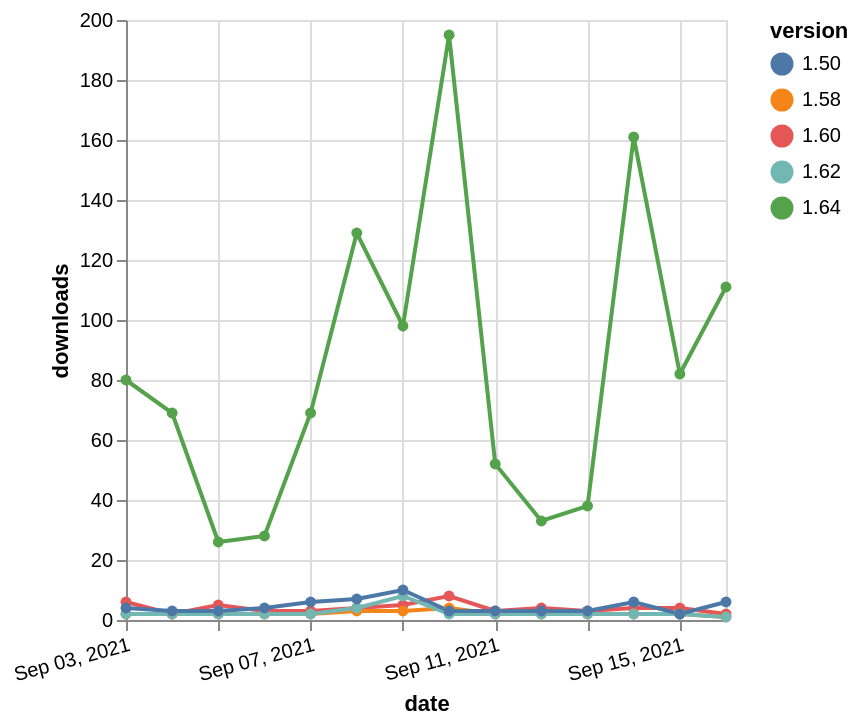

Here is the Vega-Lite specification saved for this chart:
### Vega-Lite specification from a JSON file in a GitHub repository (floating-point values rounded to 4 significant figures)
{"$schema": "https://vega.github.io/schema/vega-lite/v5.json", "description": "A simple bar chart with embedded data.", "data": {"values": [{"date": "2021-09-03", "total": 59801, "delta": 80, "version": "1.64"}, {"date": "2021-09-04", "total": 59870, "delta": 69, "version": "1.64"}, {"date": "2021-09-05", "total": 59896, "delta": 26, "version": "1.64"}, {"date": "2021-09-06", "total": 59924, "delta": 28, "version": "1.64"}, {"date": "2021-09-07", "total": 59993, "delta": 69, "version": "1.64"}, {"date": "2021-09-08", "total": 60122, "delta": 129, "version": "1.64"}, {"date": "2021-09-09", "total": 60220, "delta": 98, "version": "1.64"}, {"date": "2021-09-10", "total": 60415, "delta": 195, "version": "1.64"}, {"date": "2021-09-11", "total": 60467, "delta": 52, "version": "1.64"}, {"date": "2021-09-12", "total": 60500, "delta": 33, "version": "1.64"}, {"date": "2021-09-13", "total": 60538, "delta": 38, "version": "1.64"}, {"date": "2021-09-14", "total": 60699, "delta": 161, "version": "1.64"}, {"date": "2021-09-15", "total": 60781, "delta": 82, "version": "1.64"}, {"date": "2021-09-16", "total": 60892, "delta": 111, "version": "1.64"}, {"date": "2021-09-03", "total": 12814, "delta": 6, "version": "1.60"}, {"date": "2021-09-04", "total": 12816, "delta": 2, "version": "1.60"}, {"date": "2021-09-05", "total": 12821, "delta": 5, "version": "1.60"}, {"date": "2021-09-06", "total": 12824, "delta": 3, "version": "1.60"}, {"date": "2021-09-07", "total": 12827, "delta": 3, "version": "1.60"}, {"date": "2021-09-08", "total": 12831, "delta": 4, "version": "1.60"}, {"date": "2021-09-09", "total": 12836, "delta": 5, "version": "1.60"}, {"date": "2021-09-10", "total": 12844, "delta": 8, "version": "1.60"}, {"date": "2021-09-11", "total": 12847, "delta": 3, "version": "1.60"}, {"date": "2021-09-12", "total": 12851, "delta": 4, "version": "1.60"}, {"date": "2021-09-13", "total": 12854, "delta": 3, "version": "1.60"}, {"date": "2021-09-14", "total": 12858, "delta": 4, "version": "1.60"}, {"date": "2021-09-15", "total": 12862, "delta": 4, "version": "1.60"}, {"date": "2021-09-16", "total": 12864, "delta": 2, "version": "1.60"}, {"date": "2021-09-03", "total": 3838, "delta": 2, "version": "1.58"}, {"date": "2021-09-04", "total": 3840, "delta": 2, "version": "1.58"}, {"date": "2021-09-05", "total": 3842, "delta": 2, "version": "1.58"}, {"date": "2021-09-06", "total": 3844, "delta": 2, "version": "1.58"}, {"date": "2021-09-07", "total": 3846, "delta": 2, "version": "1.58"}, {"date": "2021-09-08", "total": 3849, "delta": 3, "version": "1.58"}, {"date": "2021-09-09", "total": 3852, "delta": 3, "version": "1.58"}, {"date": "2021-09-10", "total": 3856, "delta": 4, "version": "1.58"}, {"date": "2021-09-11", "total": 3858, "delta": 2, "version": "1.58"}, {"date": "2021-09-12", "total": 3860, "delta": 2, "version": "1.58"}, {"date": "2021-09-13", "total": 3862, "delta": 2, "version": "1.58"}, {"date": "2021-09-14", "total": 3864, "delta": 2, "version": "1.58"}, {"date": "2021-09-15", "total": 3866, "delta": 2, "version": "1.58"}, {"date": "2021-09-16", "total": 3867, "delta": 1, "version": "1.58"}, {"date": "2021-09-03", "total": 8985, "delta": 2, "version": "1.62"}, {"date": "2021-09-04", "total": 8987, "delta": 2, "version": "1.62"}, {"date": "2021-09-05", "total": 8989, "delta": 2, "version": "1.62"}, {"date": "2021-09-06", "total": 8991, "delta": 2, "version": "1.62"}, {"date": "2021-09-07", "total": 8993, "delta": 2, "version": "1.62"}, {"date": "2021-09-08", "total": 8997, "delta": 4, "version": "1.62"}, {"date": "2021-09-09", "total": 9005, "delta": 8, "version": "1.62"}, {"date": "2021-09-10", "total": 9007, "delta": 2, "version": "1.62"}, {"date": "2021-09-11", "total": 9009, "delta": 2, "version": "1.62"}, {"date": "2021-09-12", "total": 9011, "delta": 2, "version": "1.62"}, {"date": "2021-09-13", "total": 9013, "delta": 2, "version": "1.62"}, {"date": "2021-09-14", "total": 9015, "delta": 2, "version": "1.62"}, {"date": "2021-09-15", "total": 9017, "delta": 2, "version": "1.62"}, {"date": "2021-09-16", "total": 9018, "delta": 1, "version": "1.62"}, {"date": "2021-09-03", "total": 23622, "delta": 4, "version": "1.50"}, {"date": "2021-09-04", "total": 23625, "delta": 3, "version": "1.50"}, {"date": "2021-09-05", "total": 23628, "delta": 3, "version": "1.50"}, {"date": "2021-09-06", "total": 23632, "delta": 4, "version": "1.50"}, {"date": "2021-09-07", "total": 23638, "delta": 6, "version": "1.50"}, {"date": "2021-09-08", "total": 23645, "delta": 7, "version": "1.50"}, {"date": "2021-09-09", "total": 23655, "delta": 10, "version": "1.50"}, {"date": "2021-09-10", "total": 23658, "delta": 3, "version": "1.50"}, {"date": "2021-09-11", "total": 23661, "delta": 3, "version": "1.50"}, {"date": "2021-09-12", "total": 23664, "delta": 3, "version": "1.50"}, {"date": "2021-09-13", "total": 23667, "delta": 3, "version": "1.50"}, {"date": "2021-09-14", "total": 23673, "delta": 6, "version": "1.50"}, {"date": "2021-09-15", "total": 23675, "delta": 2, "version": "1.50"}, {"date": "2021-09-16", "total": 23681, "delta": 6, "version": "1.50"}]}, "width": "container", "mark": {"type": "line", "point": {"filled": true}}, "encoding": {"x": {"field": "date", "type": "temporal", "timeUnit": "yearmonthdate", "title": "date", "axis": {"labelAngle": -15}}, "y": {"field": "delta", "type": "quantitative", "title": "downloads"}, "color": {"field": "version", "type": "nominal"}, "tooltip": {"field": "delta"}}}
